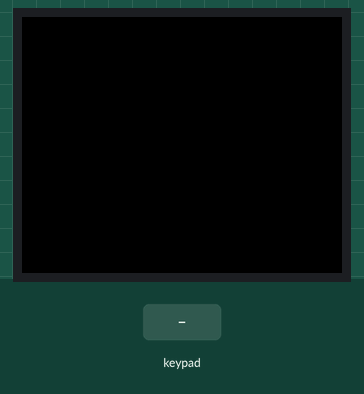
Recording of a sketch running on a simulated Arduino Uno, built with avr-gcc and run on an emulated ATmega328P. Parts: 160×128 colour display. Inputs (shaded band) come from the test bench. What the sketch prints to the serial monitor is not drawn.

Above: at 1.3 s.
1.4 s: key 'D' pressed
3.3 s: key 'L' pressed
Timing chart, 0 to 6.3 s (numbered marks = the images above; inputs shaded):
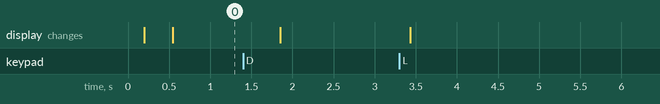

The sketch:

graphicstest1.ino
```cpp
#include <Adafruit_GFX.h>    // Core graphics library
#include <Adafruit_ST7735.h> // Hardware-specific library
#include <SPI.h>

#define TFT_CS     10
#define TFT_RST    9
#define TFT_DC     8

const int  buttonPin = 2;
int buttonState = 0;
int lastButtonState = 0;
unsigned long previousMillis = 0;
const long interval = 50;

Adafruit_ST7735 tft = Adafruit_ST7735(TFT_CS,  TFT_DC, TFT_RST);

#include <Wire.h>
#include <ArduinoNunchuk.h>

ArduinoNunchuk nunchuk = ArduinoNunchuk();

void setup() {
  Serial.begin(9600);
  Serial.println("Hello! This is Alexis Renderos saying that he feels nothing. <3");
  tft.initR(INITR_BLACKTAB);
  nunchuk.init();
  tft.fillScreen(ST7735_BLACK);
  Serial.println("Initialized");
  tft.setRotation(1);
}

void loop() {
  nunchuk.update();
  tft.fillScreen(ST7735_BLACK);
  String ret = String(nunchuk.analogX, DEC) + " " + String(nunchuk.analogY, DEC) + "\n" + String(nunchuk.accelX, DEC) + " " + String(nunchuk.accelY, DEC) + " " + String(nunchuk.accelZ, DEC) + "\n" + String(nunchuk.zButton, DEC) + " " + String(nunchuk.cButton, DEC);
  Serial.println(ret);
  unsigned long currentMillis = millis();

  if(currentMillis - previousMillis >= interval) {
    previousMillis = currentMillis;

    testdrawtext(ret, ST7735_WHITE);
  }
}

void testdrawtext(String text, uint16_t color) {
  tft.setCursor(0, 0);
  tft.setTextColor(color);
  tft.setTextWrap(true);
  tft.print(text);
}
```
